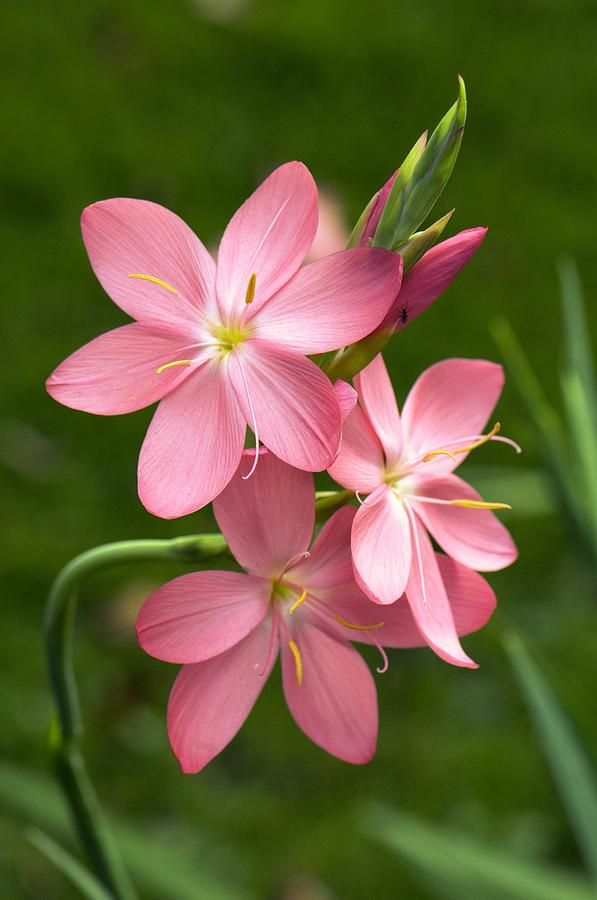
#> input picture opencv_tutorial/histogram/flower.jpg, 597 x 900 px
$ python find_histogram.py
#> lines starting #> are read from the running program, lines starting #| are printed output that depends on the picture
import cv2
from matplotlib import pyplot as plt

img = cv2.imread('flower.jpg',0)
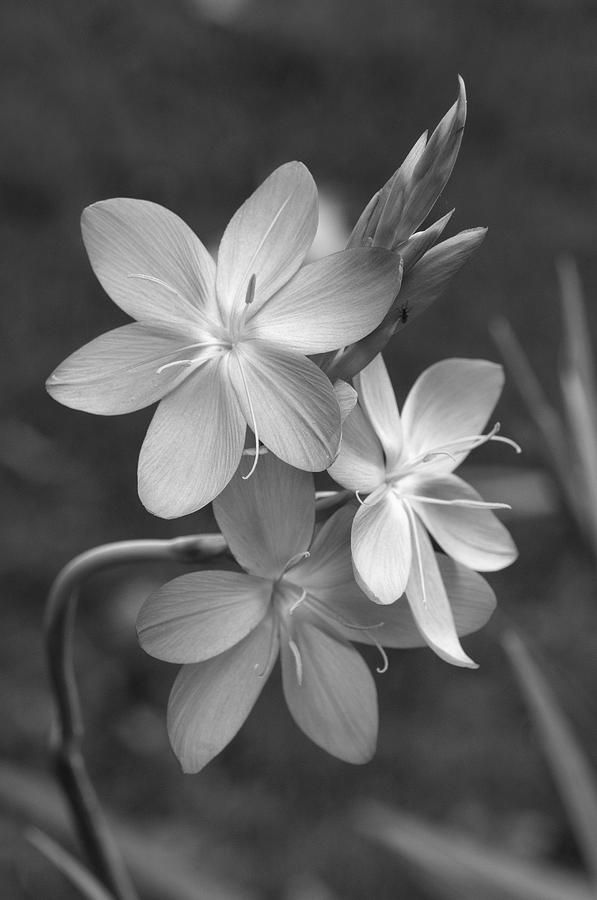
#> img: shape (900, 597); min 0, max 254, mean 93.3

if img is None:
    print("Image not found")
    exit()

cv2.imshow("Image", img)

# hist = cv2.calcHist([img], [0], None, [256], [0,256])

plt.hist(img.ravel(), 256, [0, 256], color='blue')

# plt.plot(hist)
plt.show()
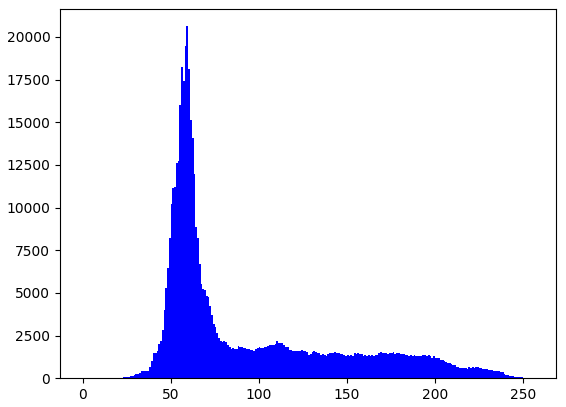
#> figure drawn by matplotlib, 1 panel; tallest bar 20626 high, from x = 59 to 60
